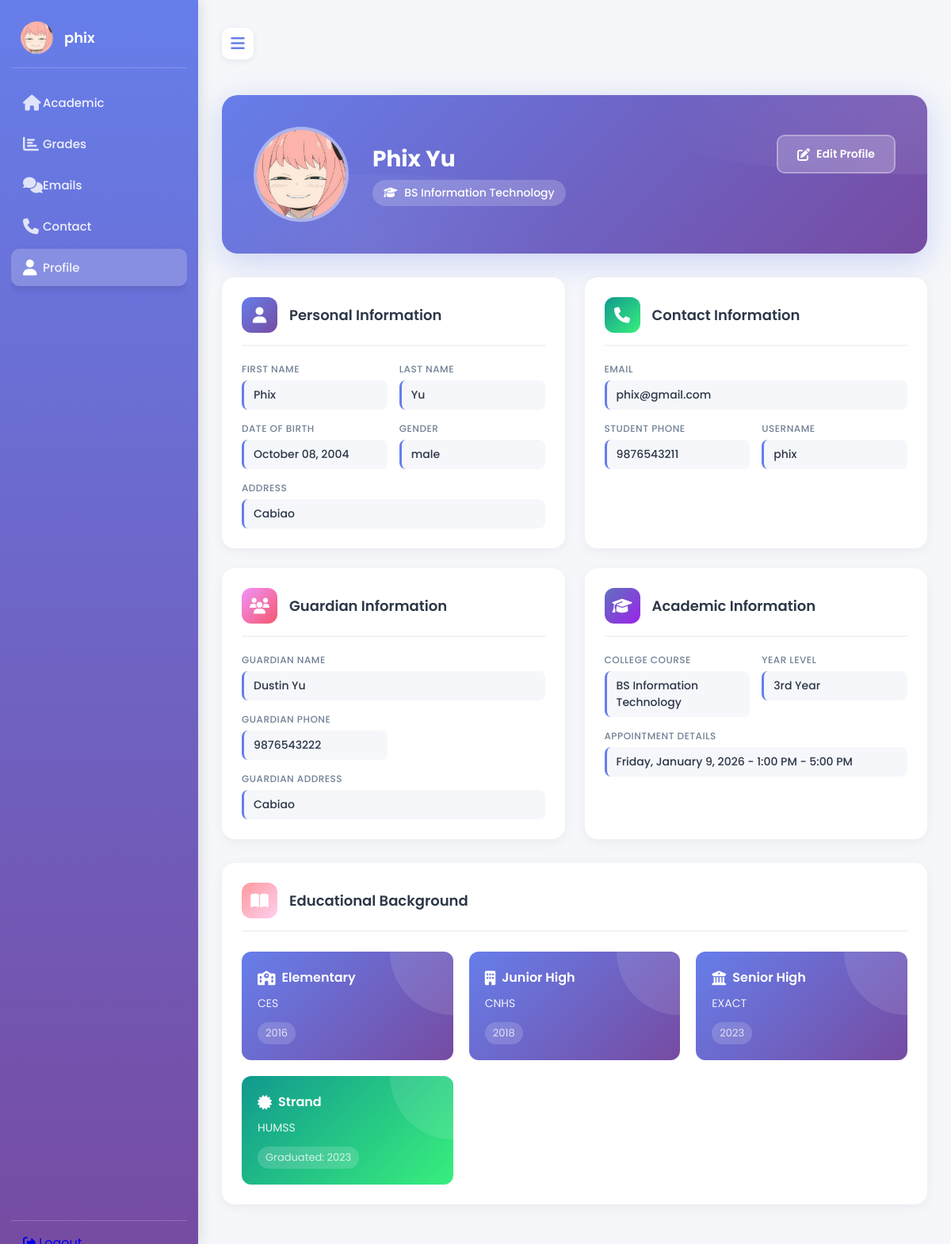
The page /student_page/student_profile.php (signed in) on the database its author committed.
### tables this page shows
CREATE TABLE `students` (
  `id` int(11) NOT NULL,
  `username` varchar(100) NOT NULL,
  `password` varchar(255) NOT NULL,
  `email` varchar(150) NOT NULL,
  `image` varchar(255) DEFAULT NULL,
  `first_name` varchar(100) NOT NULL,
  `last_name` varchar(100) NOT NULL,
  `date_of_birth` date NOT NULL,
  `gender` enum('male','female','other') NOT NULL,
  `student_phone` varchar(15) DEFAULT NULL,
  `address` text DEFAULT NULL,
  `guardian_name` varchar(100) DEFAULT NULL,
  `guardian_phone` varchar(15) DEFAULT NULL,
  `guardian_address` text DEFAULT NULL,
  `elem_name` varchar(100) DEFAULT NULL,
  `elem_year` int(11) DEFAULT NULL,
  `junior_name` varchar(100) DEFAULT NULL,
  `junior_year` int(11) DEFAULT NULL,
  `senior_name` varchar(100) DEFAULT NULL,
  `senior_year` int(11) DEFAULT NULL,
  `strand` varchar(100) DEFAULT NULL,
  `college_course` varchar(100) DEFAULT NULL,
  `college_year` varchar(20) DEFAULT NULL,
  `appointment_id` int(11) DEFAULT NULL,
  `appointment_details` text DEFAULT NULL,
  `status` enum('PENDING','APPROVED','REJECTED') DEFAULT 'PENDING',
  `reg_date` datetime DEFAULT current_timestamp()
);

### student_page/student_profile.php (the view, shortened to what this page needs)
<?php
$servername = "localhost";
$username = "root";
$password = "";
$dbname = "dev";
$conn = new mysqli($servername, $username, $password, $dbname);
$student_id = $_SESSION['userid'];
$student_sql = "SELECT * FROM students WHERE id = ?";
$stmt = $conn->prepare($student_sql);
$stmt->bind_param("i", $student_id);
$stmt->execute();
$student_result = $stmt->get_result();
if ($student_result->num_rows > 0) {
    $current_student = $student_result->fetch_assoc();
} else {
    session_destroy();
    header('Location: login.php');
    exit();
}
$display_username = $current_student['username'];
if (strpos($display_username, '@student') !== false) {
    $display_username = str_replace('@student', '', $display_username);
}
$profile_image = '';
if (!empty($current_student['image'])) {
    $profile_image = '../' . $current_student['image'];
}
?>
<!DOCTYPE html>
<html lang="en">
<head>
    <link rel="stylesheet" href="https://cdnjs.cloudflare.com/ajax/libs/font-awesome/6.4.0/css/all.min.css">
</head>
<body>
    <nav>
        <div class="logo-name">
            <div class="logo-image">
                <?php
                if (!empty($profile_image)) {
                    echo '<img src="' . htmlspecialchars($profile_image) . '" alt="Profile" style="width: 45px; height: 45px; border-radius: 50%; object-fit: cover; border: 2px solid #667eea;">';
                } else {
                    echo '<i class="fas fa-user-graduate"></i>';
                }
                ?>
            </div>
            <span class="logo_name"><?php echo htmlspecialchars($display_username); ?></span>
        </div>
        <div class="menu-items">
            <ul class="nav-links">
                <li><a href="studentpage.php">
                    <i class="fas fa-home"></i>
                    <span class="link-name">Academic</span>
                </a></li>
                <li><a href="student_grades.php">
                    <i class="fas fa-chart-bar"></i>
                    <span class="link-name">Grades</span>
                </a></li>
                <li><a href="student_emails.php">
                    <i class="fas fa-comments"></i>
                    <span class="link-name">Emails</span>
                </a></li>
                <li><a href="contact.php" >
                    <i class="fas fa-phone"></i>
                    <span class="link-name">Contact</span>
                </a></li>
                <li><a href="student_profile.php" class="active">
                    <i class="fas fa-user"></i>
                    <span class="link-name">Profile</span>
                </a></li>
            </ul>
            <ul class="logout-mode">
                <li><a href="logout.php" onclick="return confirm('Are you sure you want to logout?');">
                    <i class="fas fa-sign-out-alt"></i>
                    <span class="link-name">Logout</span>
                </a></li>
            </ul>
        </div>
    </nav>
    <section class="dashboard">
        <div class="top">
            <span class="sidebar-toggle">
                <i class="fas fa-bars"></i>
            </span>
        </div>
        <div class="dash-content">
            <div class="profile-header" style="display: flex; justify-content: space-between; align-items: flex-start; flex-wrap: wrap; gap: 20px;">
                <div class="profile-header-content" style="flex: 1; min-width: 0;">
                    <div class="profile-avatar">
                        <?php if (!empty($profile_image)): ?>
                            <img src="<?php echo htmlspecialchars($profile_image); ?>" alt="Profile">
                        <?php else: ?>
                            <i class="fas fa-user-graduate"></i>
                        <?php endif; ?>
                    </div>
                    <div class="profile-info">
                        <h1><?php echo htmlspecialchars($current_student['first_name'] . ' ' . $current_student['last_name']); ?></h1>
                        <div class="course-info">
                            <span class="course-badge">
                                <i class="fas fa-graduation-cap" style="margin-right: 5px;"></i>
                                <?php echo htmlspecialchars($current_student['college_course'] ?? 'Not assigned'); ?>
                            </span>
                        </div>
                    </div>
                </div>
                <a href="student_editProfile.php" class="edit-profile-btn">
                    <i class="fas fa-edit"></i> Edit Profile
                </a>
            </div>
            <div class="profile-content">
                <div class="info-card">
                    <div class="info-card-header">
                        <i class="fas fa-user icon-blue"></i>
                        <h3>Personal Information</h3>
                    </div>
                    <div class="info-grid">
                        <div class="info-item">
                            <label>First Name</label>
                            <span><?php echo htmlspecialchars($current_student['first_name'] ?? 'N/A'); ?></span>
                        </div>
                        <div class="info-item">
                            <label>Last Name</label>
                            <span><?php echo htmlspecialchars($current_student['last_name'] ?? 'N/A'); ?></span>
                        </div>
                        <div class="info-item">
                            <label>Date of Birth</label>
                            <span><?php echo !empty($current_student['date_of_birth']) ? date('F d, Y', strtotime($current_student['date_of_birth'])) : 'N/A'; ?></span>
                        </div>
                        <div class="info-item">
                            <label>Gender</label>
                            <span><?php echo htmlspecialchars($current_student['gender'] ?? 'N/A'); ?></span>
                        </div>
                        <div class="info-item full-width">
                            <label>Address</label>
                            <span><?php echo htmlspecialchars($current_student['address'] ?? 'N/A'); ?></span>
                        </div>
                    </div>
                </div>
                <div class="info-card">
                    <div class="info-card-header">
                        <i class="fas fa-phone icon-green"></i>
                        <h3>Contact Information</h3>
                    </div>
                    <div class="info-grid">
                        <div class="info-item full-width">
                            <label>Email</label>
                            <span><?php echo htmlspecialchars($current_student['email'] ?? 'N/A'); ?></span>
                        </div>
                        <div class="info-item">
                            <label>Student Phone</label>
                            <span><?php echo htmlspecialchars($current_student['student_phone'] ?? 'N/A'); ?></span>
                        </div>
                        <div class="info-item">
                            <label>Username</label>
                            <span><?php echo htmlspecialchars($display_username); ?></span>
                        </div>
                    </div>
                </div>
                <div class="info-card">
                    <div class="info-card-header">
                        <i class="fas fa-users icon-orange"></i>
                        <h3>Guardian Information</h3>
                    </div>
                    <div class="info-grid">
                        <div class="info-item full-width">
                            <label>Guardian Name</label>
                            <span><?php echo htmlspecialchars($current_student['guardian_name'] ?? 'N/A'); ?></span>
                        </div>
                        <div class="info-item">
                            <label>Guardian Phone</label>
                            <span><?php echo htmlspecialchars($current_student['guardian_phone'] ?? 'N/A'); ?></span>
                        </div>
                        <div class="info-item full-width">
                            <label>Guardian Address</label>
                            <span><?php echo htmlspecialchars($current_student['guardian_address'] ?? 'N/A'); ?></span>
                        </div>
                    </div>
                </div>
                <div class="info-card">
                    <div class="info-card-header">
                        <i class="fas fa-graduation-cap icon-purple"></i>
                        <h3>Academic Information</h3>
                    </div>
                    <div class="info-grid">
                        <div class="info-item">
                            <label>College Course</label>
                            <span><?php echo htmlspecialchars($current_student['college_course'] ?? 'Not assigned'); ?></span>
                        </div>
                        <div class="info-item">
                            <label>Year Level</label>
                            <span><?php echo htmlspecialchars($current_student['college_year'] ?? 'Not assigned'); ?></span>
                        </div>
                        <div class="info-item full-width">
                            <label>Appointment Details</label>
                            <span><?php echo htmlspecialchars($current_student['appointment_details'] ?? 'No appointment scheduled'); ?></span>
                        </div>
                    </div>
                </div>
            </div>
            <div class="education-card">
                <div class="education-card-header">
                    <i class="fas fa-book-open"></i>
                    <h3>Educational Background</h3>
                </div>
                <div class="education-timeline">
                    <div class="education-item">
                        <h4><i class="fas fa-school"></i> Elementary</h4>
                        <p class="school-name"><?php echo htmlspecialchars($current_student['elem_name'] ?? 'N/A'); ?></p>
                        <span class="year"><?php echo htmlspecialchars($current_student['elem_year'] ?? ''); ?></span>
                    </div>
                    <div class="education-item">
                        <h4><i class="fas fa-building"></i> Junior High</h4>
                        <p class="school-name"><?php echo htmlspecialchars($current_student['junior_name'] ?? 'N/A'); ?></p>
                        <span class="year"><?php echo htmlspecialchars($current_student['junior_year'] ?? ''); ?></span>
                    </div>
                    <div class="education-item">
                        <h4><i class="fas fa-university"></i> Senior High</h4>
                        <p class="school-name"><?php echo htmlspecialchars($current_student['senior_name'] ?? 'N/A'); ?></p>
                        <span class="year"><?php echo htmlspecialchars($current_student['senior_year'] ?? ''); ?></span>
                    </div>
                    <div class="education-item strand-item">
                        <h4><i class="fas fa-certificate"></i> Strand</h4>
                        <p class="school-name"><?php echo htmlspecialchars($current_student['strand'] ?? 'N/A'); ?></p>
                        <span class="year"><?php echo !empty($current_student['senior_year']) ? 'Graduated: ' . htmlspecialchars($current_student['senior_year']) : ''; ?></span>
                    </div>
                </div>
            </div>
        </div>
    </section>
</body>
</html>

### rows shown on the page
students: image (picture), username "phix", first_name+last_name "Phix Yu", college_course "BS Information Technology", first_name "Phix", last_name "Yu", date_of_birth "October 08, 2004", gender "male", address "Cabiao", email "phix@gmail.com", student_phone "9876543211", guardian_name "Dustin Yu", guardian_phone "9876543222", guardian_address "Cabiao", college_year "3rd Year", appointment_details "Friday, January 9, 2026 - 1:00 PM - 5:00 PM", elem_name "CES", elem_year "2016", junior_name "CNHS", junior_year "2018", senior_name "EXACT", senior_year "2023", strand "HUMSS"
